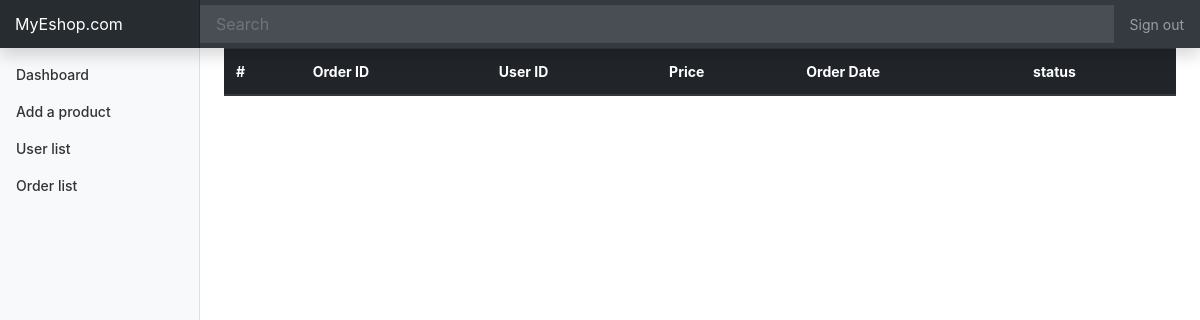
The app's page /admin/order_list.php (signed in), older data.
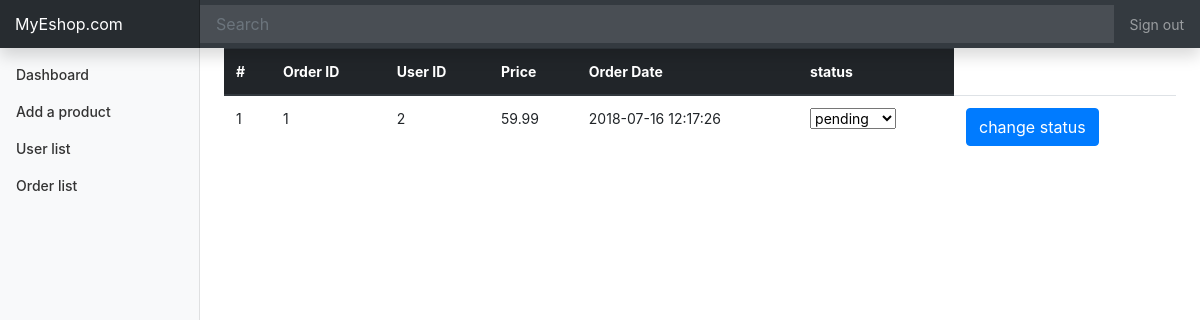
The same page, newer data.
### tables this page shows
CREATE TABLE `order` (
  `id_order` int(10) NOT NULL,
  `id_user` int(5) DEFAULT NULL,
  `total_price` float NOT NULL,
  `datetime` datetime NOT NULL,
  `status` enum('pending','sent','cancelled','delivered') NOT NULL
);

### admin/order_list.php (the view, shortened to what this page needs)
<?php
    require_once('./inc/header.php');
?>
<div style="overflow-y: scroll;">
                <table class="table">
                    <thead class="thead-dark">
                        <tr>
                            <th scope="col">#</th>
                            <th scope="col">Order ID</th>
                            <th scope="col">User ID</th>
                            <th scope="col">Price</th>
                            <th scope="col">Order Date</th>
                            <th scope="col">status</th>
                        </tr>
                    </thead>
                    <tbody>
                        <?php
                        $query = "SELECT * FROM `order`";
                        $result = $con->prepare($query);
                        $result->execute();
                        $orders = $result->fetchAll();
                        foreach ($orders as $order) {
                            echo '<form action="" method="post">';
                            echo '<tr>';
                            foreach ($order as $key => $value) {
                                if($key == "id_order") {
                                    echo '<td> <input readonly hidden type="text" name="id" value="' . $value . '" >' .  $value . ' </td>';
                                }
                                if($key == "status") {
                                    echo '<td>' . '<select name = "status" id = "status">';
                                    if($value == "pending") {
                                        echo '<option value = "pending" selected> pending </option>
                                        <option value = "sent"> sent </option>
                                        <option value = "cancelled"> cancelled </option>
                                        <option value = "delivered"> delivered </option>
                                        </select> ' . ' </td> ';
                                    } else if($value == "sent") {
                                        echo '<option value = "pending"> pending </option>
                                        <option value = "sent" selected> sent </option>
                                        <option value = "cancelled"> cancelled </option>
                                        <option value = "delivered"> delivered
                                        </select>' . '</td>';
                                    } else if($value == "cancelled") {
                                        echo '<option value = "pending"> pending </option>
                                        <option value = "sent"> sent </option>
                                        <option value = "cancelled" selected> cancelled </option>
                                        <option value = "delivered"> delivered </option>
                                        </select>' . '</td>';
                                    } else if($value == "delivered") {
                                        echo '<option value = "pending"> pending </option>
                                        <option value = "sent" <> sent </option>
                                        <option value = "cancelled" > cancelled </option>
                                        <option value = "delivered" selected> delivered </option>
                                        </select>' . '</td>';
                                    }
                                } else {
                                    echo '<td>' . $value . '</td>';
                                }
                            }
                            echo '<td><input class="btn btn-primary" type="submit" value="change status"></td>';
                            echo '</form>';
                        }
                        ?>
                    </tbody>
                </table>
            </div>
<?php
require_once('./inc/footer.php');
?>

### admin/inc/header.php (shortened to what this page needs)
<!doctype html>
<html lang="en">
  <head>
    <link href="https://stackpath.bootstrapcdn.com/bootstrap/4.1.1/css/bootstrap.min.css" rel="stylesheet">
    <link href="./css/style.css" rel="stylesheet">
    <link rel="stylesheet" href="https://use.fontawesome.com/releases/v5.1.0/css/all.css">
  </head>
  <body>
    <nav class="navbar navbar-dark fixed-top bg-dark flex-md-nowrap p-0 shadow">
      <a class="navbar-brand col-sm-3 col-md-2 mr-0" href="<?= URL ?>">MyEshop.com</a>
      <input class="form-control form-control-dark w-100" type="text" placeholder="Search" aria-label="Search">
      <ul class="navbar-nav px-3">
        <li class="nav-item text-nowrap">
          <a class="nav-link" href="?a=logout">Sign out</a>
        </li>
      </ul>
    </nav>
    <div class="container-fluid">
      <div class="row">
        <nav class="col-md-2 d-none d-md-block bg-light sidebar">
          <div class="sidebar-sticky">
            <ul class="nav flex-column">
              <li class="nav-item">
                <a class="nav-link" href="./product_list.php">
                  Dashboard
                </a>
              </li>
              <li class="nav-item">
                <a class="nav-link" href="./product_form.php">
                  Add a product
                </a>
              </li>
              <li class="nav-item">
                <a class="nav-link" href="./users_list.php">
                  User list
                </a>
              </li>
              <li class="nav-item">
                <a class="nav-link" href="./order_list.php">
                  Order list
                </a>
              </li>
            </ul>
          </div>
        </nav>
        <main role="main" class="col-md-9 ml-sm-auto col-lg-10 px-4">

### admin/inc/footer.php (shortened to what this page needs)
        </main>
      </div>
    </div>
  </body>
</html>

### admin/css/style.css (style rules this page uses)
body { font-size: .875rem; }
.sidebar { position: fixed; top: 0; bottom: 0; left: 0; z-index: 100; padding: 48px 0 0; box-shadow: inset -1px 0 0 rgba(0, 0, 0, .1); }
.sidebar-sticky { position: relative; top: 0; height: calc(100vh - 48px); padding-top: .5rem; overflow-x: hidden; overflow-y: auto; }
.sidebar .nav-link { font-weight: 500; color: #333; }
[role="main"] { padding-top: 48px; }
.navbar-brand { padding-top: .75rem; padding-bottom: .75rem; font-size: 1rem; background-color: rgba(0, 0, 0, .25); box-shadow: inset -1px 0 0 rgba(0, 0, 0, .25); }
.navbar .form-control { padding: .75rem 1rem; border-width: 0; border-radius: 0; }
.form-control-dark { color: #fff; background-color: rgba(255, 255, 255, .1); border-color: rgba(255, 255, 255, .1); }

Row changes from the older to the newer data that the page shows:
added order: id_order "1", id_user "2", total_price "59.99", datetime "2018-07-16 12:17:26", status "pending"
